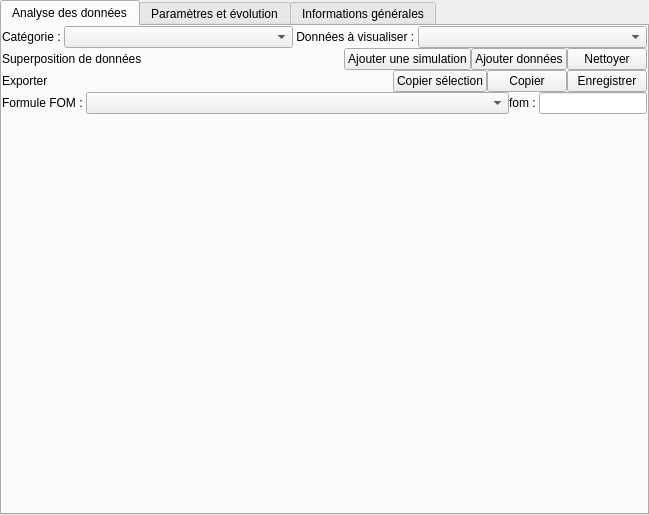
<?xml version="1.0" encoding="UTF-8"?>
<ui version="4.0">
 <class>Form</class>
 <widget class="QWidget" name="Form">
  <property name="geometry">
   <rect>
    <x>0</x>
    <y>0</y>
    <width>649</width>
    <height>515</height>
   </rect>
  </property>
  <property name="windowTitle">
   <string>fenêtre d'analyse</string>
  </property>
  <layout class="QVBoxLayout" name="verticalLayout">
   <property name="spacing">
    <number>0</number>
   </property>
   <property name="margin">
    <number>0</number>
   </property>
   <item>
    <widget class="QTabWidget" name="main_tab">
     <property name="currentIndex">
      <number>0</number>
     </property>
     <widget class="QWidget" name="tab">
      <attribute name="title">
       <string>Analyse des données</string>
      </attribute>
      <layout class="QVBoxLayout" name="verticalLayout_3">
       <property name="spacing">
        <number>0</number>
       </property>
       <property name="margin">
        <number>0</number>
       </property>
       <item>
        <widget class="QWidget" name="widget" native="true">
         <layout class="QHBoxLayout" name="horizontalLayout">
          <property name="spacing">
           <number>0</number>
          </property>
          <property name="margin">
           <number>0</number>
          </property>
          <item>
           <widget class="QLabel" name="label_5">
            <property name="text">
             <string>Catégorie : </string>
            </property>
           </widget>
          </item>
          <item>
           <widget class="QComboBox" name="category_combo">
            <property name="sizePolicy">
             <sizepolicy hsizetype="Expanding" vsizetype="Fixed">
              <horstretch>0</horstretch>
              <verstretch>0</verstretch>
             </sizepolicy>
            </property>
           </widget>
          </item>
          <item>
           <widget class="QLabel" name="label">
            <property name="text">
             <string> Données à visualiser : </string>
            </property>
           </widget>
          </item>
          <item>
           <widget class="QComboBox" name="choose_data_combo">
            <property name="sizePolicy">
             <sizepolicy hsizetype="Expanding" vsizetype="Fixed">
              <horstretch>0</horstretch>
              <verstretch>0</verstretch>
             </sizepolicy>
            </property>
           </widget>
          </item>
         </layout>
        </widget>
       </item>
       <item>
        <widget class="QWidget" name="widget_3" native="true">
         <layout class="QHBoxLayout" name="horizontalLayout_3">
          <property name="spacing">
           <number>0</number>
          </property>
          <property name="margin">
           <number>0</number>
          </property>
          <item>
           <widget class="QLabel" name="label_3">
            <property name="sizePolicy">
             <sizepolicy hsizetype="Expanding" vsizetype="Preferred">
              <horstretch>0</horstretch>
              <verstretch>0</verstretch>
             </sizepolicy>
            </property>
            <property name="text">
             <string>Superposition de données</string>
            </property>
           </widget>
          </item>
          <item>
           <widget class="QPushButton" name="add_sim_button">
            <property name="text">
             <string>Ajouter une simulation</string>
            </property>
           </widget>
          </item>
          <item>
           <widget class="QPushButton" name="add_data_button">
            <property name="text">
             <string>Ajouter données</string>
            </property>
           </widget>
          </item>
          <item>
           <widget class="QPushButton" name="clear_button">
            <property name="text">
             <string>Nettoyer</string>
            </property>
           </widget>
          </item>
         </layout>
        </widget>
       </item>
       <item>
        <widget class="QWidget" name="export_widget" native="true">
         <property name="sizePolicy">
          <sizepolicy hsizetype="Preferred" vsizetype="Fixed">
           <horstretch>0</horstretch>
           <verstretch>0</verstretch>
          </sizepolicy>
         </property>
         <layout class="QHBoxLayout" name="horizontalLayout_2">
          <property name="spacing">
           <number>0</number>
          </property>
          <property name="margin">
           <number>0</number>
          </property>
          <item>
           <widget class="QLabel" name="label_2">
            <property name="sizePolicy">
             <sizepolicy hsizetype="Expanding" vsizetype="Fixed">
              <horstretch>0</horstretch>
              <verstretch>0</verstretch>
             </sizepolicy>
            </property>
            <property name="text">
             <string>Exporter</string>
            </property>
           </widget>
          </item>
          <item>
           <widget class="QPushButton" name="copy_select_button">
            <property name="text">
             <string>Copier sélection</string>
            </property>
           </widget>
          </item>
          <item>
           <widget class="QPushButton" name="copy_data_button">
            <property name="text">
             <string>Copier</string>
            </property>
           </widget>
          </item>
          <item>
           <widget class="QPushButton" name="save_data_button">
            <property name="text">
             <string>Enregistrer</string>
            </property>
           </widget>
          </item>
         </layout>
        </widget>
       </item>
       <item>
        <widget class="QWidget" name="fom_widget" native="true">
         <layout class="QHBoxLayout" name="horizontalLayout_4">
          <property name="spacing">
           <number>0</number>
          </property>
          <property name="margin">
           <number>0</number>
          </property>
          <item>
           <widget class="QLabel" name="label_4">
            <property name="sizePolicy">
             <sizepolicy hsizetype="Minimum" vsizetype="Preferred">
              <horstretch>0</horstretch>
              <verstretch>0</verstretch>
             </sizepolicy>
            </property>
            <property name="text">
             <string>Formule FOM : </string>
            </property>
           </widget>
          </item>
          <item>
           <widget class="QComboBox" name="fom_selector">
            <property name="sizePolicy">
             <sizepolicy hsizetype="Expanding" vsizetype="Fixed">
              <horstretch>0</horstretch>
              <verstretch>0</verstretch>
             </sizepolicy>
            </property>
           </widget>
          </item>
          <item>
           <widget class="QLabel" name="fom_label">
            <property name="sizePolicy">
             <sizepolicy hsizetype="Minimum" vsizetype="Preferred">
              <horstretch>0</horstretch>
              <verstretch>0</verstretch>
             </sizepolicy>
            </property>
            <property name="text">
             <string>fom : </string>
            </property>
           </widget>
          </item>
          <item>
           <widget class="QLineEdit" name="fom_line">
            <property name="sizePolicy">
             <sizepolicy hsizetype="Minimum" vsizetype="Fixed">
              <horstretch>0</horstretch>
              <verstretch>0</verstretch>
             </sizepolicy>
            </property>
           </widget>
          </item>
         </layout>
        </widget>
       </item>
       <item>
        <widget class="QWidget" name="widget_2" native="true">
         <property name="sizePolicy">
          <sizepolicy hsizetype="Preferred" vsizetype="Expanding">
           <horstretch>0</horstretch>
           <verstretch>0</verstretch>
          </sizepolicy>
         </property>
         <layout class="QVBoxLayout" name="data_layout">
          <property name="spacing">
           <number>0</number>
          </property>
          <property name="margin">
           <number>0</number>
          </property>
          <item>
           <widget class="QWidget" name="data_widget" native="true">
            <layout class="QVBoxLayout" name="verticalLayout_2">
             <property name="spacing">
              <number>0</number>
             </property>
             <property name="margin">
              <number>0</number>
             </property>
            </layout>
           </widget>
          </item>
         </layout>
        </widget>
       </item>
      </layout>
     </widget>
     <widget class="QWidget" name="tab_2">
      <attribute name="title">
       <string>Paramètres et évolution</string>
      </attribute>
     </widget>
     <widget class="QWidget" name="tab_3">
      <attribute name="title">
       <string>Informations générales</string>
      </attribute>
     </widget>
    </widget>
   </item>
  </layout>
 </widget>
 <resources/>
 <connections/>
</ui>
